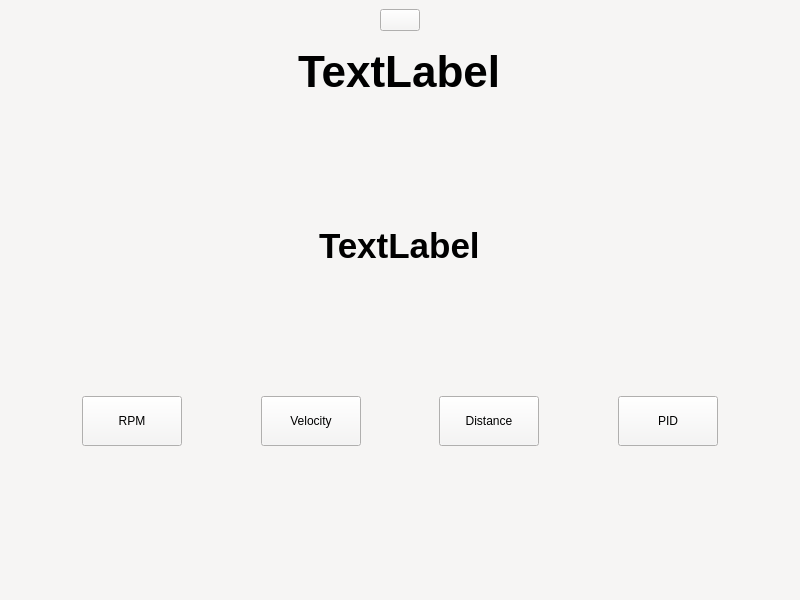
<?xml version="1.0" encoding="UTF-8"?>
<ui version="4.0">
 <class>MainWindow</class>
 <widget class="QMainWindow" name="MainWindow">
  <property name="geometry">
   <rect>
    <x>0</x>
    <y>0</y>
    <width>800</width>
    <height>600</height>
   </rect>
  </property>
  <property name="windowTitle">
   <string>MainWindow</string>
  </property>
  <property name="styleSheet">
   <string notr="true">background-color: rgb(246, 245, 244);</string>
  </property>
  <widget class="QWidget" name="centralwidget">
   <layout class="QVBoxLayout" name="verticalLayout_2">
    <item alignment="Qt::AlignmentFlag::AlignHCenter">
     <widget class="QPushButton" name="pushButton_9">
      <property name="sizePolicy">
       <sizepolicy hsizetype="Fixed" vsizetype="Fixed">
        <horstretch>0</horstretch>
        <verstretch>0</verstretch>
       </sizepolicy>
      </property>
      <property name="maximumSize">
       <size>
        <width>16777215</width>
        <height>16777215</height>
       </size>
      </property>
      <property name="text">
       <string/>
      </property>
      <property name="icon">
       <iconset resource="images.qrc">
        <normaloff>:/images/logo.jpg</normaloff>:/images/logo.jpg</iconset>
      </property>
      <property name="iconSize">
       <size>
        <width>200</width>
        <height>200</height>
       </size>
      </property>
     </widget>
    </item>
    <item>
     <spacer name="verticalSpacer_4">
      <property name="orientation">
       <enum>Qt::Orientation::Vertical</enum>
      </property>
      <property name="sizeType">
       <enum>QSizePolicy::Policy::Fixed</enum>
      </property>
      <property name="sizeHint" stdset="0">
       <size>
        <width>10</width>
        <height>10</height>
       </size>
      </property>
     </spacer>
    </item>
    <item alignment="Qt::AlignmentFlag::AlignHCenter">
     <widget class="QLabel" name="label">
      <property name="font">
       <font>
        <pointsize>33</pointsize>
        <bold>true</bold>
       </font>
      </property>
      <property name="text">
       <string>TextLabel</string>
      </property>
     </widget>
    </item>
    <item>
     <spacer name="verticalSpacer_3">
      <property name="orientation">
       <enum>Qt::Orientation::Vertical</enum>
      </property>
      <property name="sizeHint" stdset="0">
       <size>
        <width>20</width>
        <height>40</height>
       </size>
      </property>
     </spacer>
    </item>
    <item alignment="Qt::AlignmentFlag::AlignHCenter">
     <widget class="QLabel" name="label_2">
      <property name="font">
       <font>
        <pointsize>26</pointsize>
        <bold>true</bold>
       </font>
      </property>
      <property name="text">
       <string>TextLabel</string>
      </property>
     </widget>
    </item>
    <item>
     <spacer name="verticalSpacer_2">
      <property name="orientation">
       <enum>Qt::Orientation::Vertical</enum>
      </property>
      <property name="sizeHint" stdset="0">
       <size>
        <width>20</width>
        <height>40</height>
       </size>
      </property>
     </spacer>
    </item>
    <item>
     <layout class="QHBoxLayout" name="horizontalLayout">
      <item>
       <spacer name="horizontalSpacer">
        <property name="orientation">
         <enum>Qt::Orientation::Horizontal</enum>
        </property>
        <property name="sizeHint" stdset="0">
         <size>
          <width>40</width>
          <height>20</height>
         </size>
        </property>
       </spacer>
      </item>
      <item>
       <widget class="QPushButton" name="rpm">
        <property name="sizePolicy">
         <sizepolicy hsizetype="Fixed" vsizetype="Fixed">
          <horstretch>0</horstretch>
          <verstretch>0</verstretch>
         </sizepolicy>
        </property>
        <property name="minimumSize">
         <size>
          <width>100</width>
          <height>50</height>
         </size>
        </property>
        <property name="maximumSize">
         <size>
          <width>1677721</width>
          <height>1677721</height>
         </size>
        </property>
        <property name="text">
         <string>RPM</string>
        </property>
       </widget>
      </item>
      <item>
       <spacer name="horizontalSpacer_2">
        <property name="orientation">
         <enum>Qt::Orientation::Horizontal</enum>
        </property>
        <property name="sizeHint" stdset="0">
         <size>
          <width>40</width>
          <height>20</height>
         </size>
        </property>
       </spacer>
      </item>
      <item>
       <widget class="QPushButton" name="velocity">
        <property name="minimumSize">
         <size>
          <width>100</width>
          <height>50</height>
         </size>
        </property>
        <property name="text">
         <string>Velocity</string>
        </property>
       </widget>
      </item>
      <item>
       <spacer name="horizontalSpacer_3">
        <property name="orientation">
         <enum>Qt::Orientation::Horizontal</enum>
        </property>
        <property name="sizeHint" stdset="0">
         <size>
          <width>40</width>
          <height>20</height>
         </size>
        </property>
       </spacer>
      </item>
      <item>
       <widget class="QPushButton" name="distance">
        <property name="minimumSize">
         <size>
          <width>100</width>
          <height>50</height>
         </size>
        </property>
        <property name="text">
         <string>Distance</string>
        </property>
       </widget>
      </item>
      <item>
       <spacer name="horizontalSpacer_5">
        <property name="orientation">
         <enum>Qt::Orientation::Horizontal</enum>
        </property>
        <property name="sizeHint" stdset="0">
         <size>
          <width>40</width>
          <height>20</height>
         </size>
        </property>
       </spacer>
      </item>
      <item>
       <widget class="QPushButton" name="pid">
        <property name="minimumSize">
         <size>
          <width>100</width>
          <height>50</height>
         </size>
        </property>
        <property name="text">
         <string>PID</string>
        </property>
       </widget>
      </item>
      <item>
       <spacer name="horizontalSpacer_4">
        <property name="orientation">
         <enum>Qt::Orientation::Horizontal</enum>
        </property>
        <property name="sizeHint" stdset="0">
         <size>
          <width>40</width>
          <height>20</height>
         </size>
        </property>
       </spacer>
      </item>
     </layout>
    </item>
    <item>
     <spacer name="verticalSpacer">
      <property name="orientation">
       <enum>Qt::Orientation::Vertical</enum>
      </property>
      <property name="sizeHint" stdset="0">
       <size>
        <width>20</width>
        <height>40</height>
       </size>
      </property>
     </spacer>
    </item>
   </layout>
  </widget>
  <widget class="QMenuBar" name="menubar">
   <property name="geometry">
    <rect>
     <x>0</x>
     <y>0</y>
     <width>800</width>
     <height>22</height>
    </rect>
   </property>
  </widget>
  <widget class="QStatusBar" name="statusbar"/>
 </widget>
 <resources>
  <include location="images.qrc"/>
 </resources>
 <connections/>
</ui>
